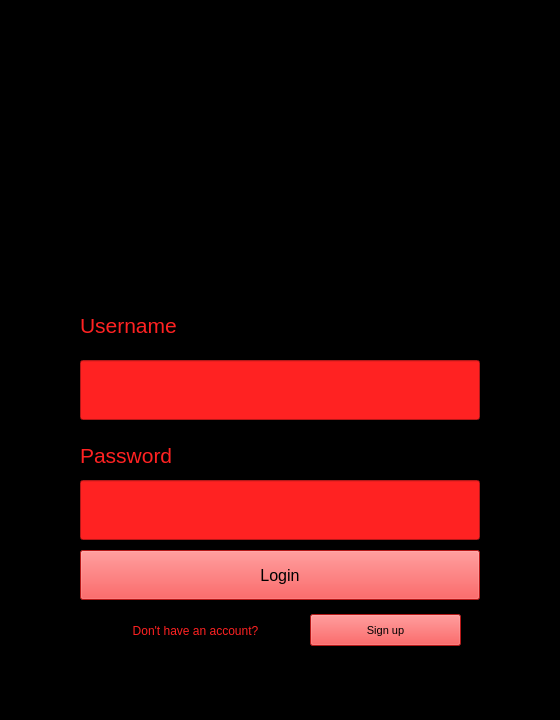
<?xml version="1.0" encoding="UTF-8"?>
<ui version="4.0">
 <class>MainWindow</class>
 <widget class="QMainWindow" name="MainWindow">
  <property name="geometry">
   <rect>
    <x>0</x>
    <y>0</y>
    <width>560</width>
    <height>720</height>
   </rect>
  </property>
  <property name="font">
   <font>
    <pointsize>16</pointsize>
   </font>
  </property>
  <property name="windowTitle">
   <string>MainWindow</string>
  </property>
  <property name="layoutDirection">
   <enum>Qt::LeftToRight</enum>
  </property>
  <property name="autoFillBackground">
   <bool>false</bool>
  </property>
  <property name="styleSheet">
   <string notr="true">background-color: rgb(0, 0, 0);</string>
  </property>
  <property name="locale">
   <locale language="English" country="UnitedKingdom"/>
  </property>
  <widget class="QWidget" name="centralwidget">
   <widget class="QPushButton" name="btn_login">
    <property name="geometry">
     <rect>
      <x>80</x>
      <y>550</y>
      <width>400</width>
      <height>50</height>
     </rect>
    </property>
    <property name="font">
     <font>
      <pointsize>12</pointsize>
     </font>
    </property>
    <property name="styleSheet">
     <string notr="true">color: rgb(0, 0, 0);
background-color: rgb(255, 34, 34);</string>
    </property>
    <property name="text">
     <string>Login</string>
    </property>
   </widget>
   <widget class="QLabel" name="usr_lbl">
    <property name="geometry">
     <rect>
      <x>80</x>
      <y>300</y>
      <width>401</width>
      <height>50</height>
     </rect>
    </property>
    <property name="font">
     <font>
      <pointsize>16</pointsize>
     </font>
    </property>
    <property name="styleSheet">
     <string notr="true">color: rgb(255, 34, 34);</string>
    </property>
    <property name="text">
     <string>Username</string>
    </property>
   </widget>
   <widget class="QLabel" name="pass_lbl">
    <property name="geometry">
     <rect>
      <x>80</x>
      <y>430</y>
      <width>401</width>
      <height>50</height>
     </rect>
    </property>
    <property name="font">
     <font>
      <pointsize>16</pointsize>
     </font>
    </property>
    <property name="styleSheet">
     <string notr="true">color: rgb(255, 34, 34);</string>
    </property>
    <property name="text">
     <string>Password</string>
    </property>
   </widget>
   <widget class="QLabel" name="label">
    <property name="geometry">
     <rect>
      <x>80</x>
      <y>10</y>
      <width>401</width>
      <height>271</height>
     </rect>
    </property>
    <property name="sizeIncrement">
     <size>
      <width>5</width>
      <height>5</height>
     </size>
    </property>
    <property name="styleSheet">
     <string notr="true">color: rgb(255, 34, 34);</string>
    </property>
    <property name="text">
     <string>&lt;html&gt;&lt;head/&gt;&lt;body&gt;&lt;p&gt;&lt;img src=&quot;:/newPrefix/Logo.png&quot;/&gt;&lt;/p&gt;&lt;/body&gt;&lt;/html&gt;</string>
    </property>
   </widget>
   <widget class="QLineEdit" name="u_name_input">
    <property name="geometry">
     <rect>
      <x>80</x>
      <y>360</y>
      <width>400</width>
      <height>60</height>
     </rect>
    </property>
    <property name="font">
     <font>
      <pointsize>18</pointsize>
     </font>
    </property>
    <property name="styleSheet">
     <string notr="true">background-color: rgb(255, 34, 34);</string>
    </property>
    <property name="cursorPosition">
     <number>0</number>
    </property>
    <property name="alignment">
     <set>Qt::AlignLeading|Qt::AlignLeft|Qt::AlignVCenter</set>
    </property>
   </widget>
   <widget class="QLineEdit" name="pass_input">
    <property name="geometry">
     <rect>
      <x>80</x>
      <y>480</y>
      <width>400</width>
      <height>60</height>
     </rect>
    </property>
    <property name="font">
     <font>
      <pointsize>18</pointsize>
     </font>
    </property>
    <property name="mouseTracking">
     <bool>true</bool>
    </property>
    <property name="styleSheet">
     <string notr="true">background-color: rgb(255, 34, 34);</string>
    </property>
    <property name="echoMode">
     <enum>QLineEdit::Password</enum>
    </property>
    <property name="placeholderText">
     <string/>
    </property>
   </widget>
   <widget class="QLabel" name="label_2">
    <property name="geometry">
     <rect>
      <x>100</x>
      <y>620</y>
      <width>191</width>
      <height>21</height>
     </rect>
    </property>
    <property name="styleSheet">
     <string notr="true">color: rgb(255, 34, 34);</string>
    </property>
    <property name="text">
     <string>Don't have an account?</string>
    </property>
    <property name="alignment">
     <set>Qt::AlignCenter</set>
    </property>
   </widget>
   <widget class="QPushButton" name="btn_login_sign_up">
    <property name="geometry">
     <rect>
      <x>310</x>
      <y>614</y>
      <width>151</width>
      <height>32</height>
     </rect>
    </property>
    <property name="font">
     <font>
      <pointsize>8</pointsize>
     </font>
    </property>
    <property name="styleSheet">
     <string notr="true">color: rgb(0, 0, 0);
background-color: rgb(255, 34, 34);</string>
    </property>
    <property name="text">
     <string>Sign up</string>
    </property>
   </widget>
  </widget>
  <widget class="QMenuBar" name="menubar">
   <property name="geometry">
    <rect>
     <x>0</x>
     <y>0</y>
     <width>560</width>
     <height>31</height>
    </rect>
   </property>
  </widget>
  <widget class="QStatusBar" name="statusbar"/>
 </widget>
 <resources>
  <include location="test.qrc"/>
 </resources>
 <connections/>
</ui>
